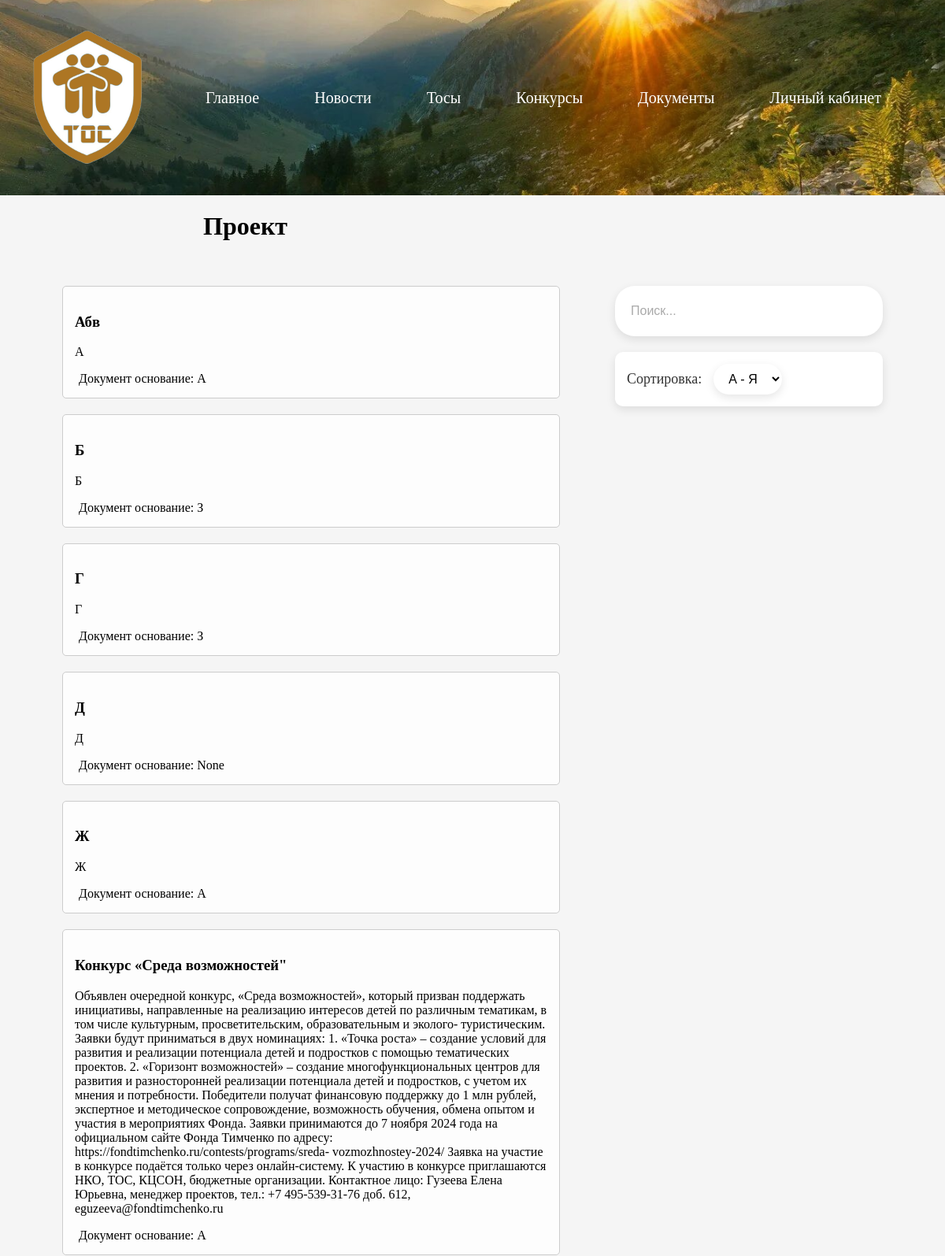
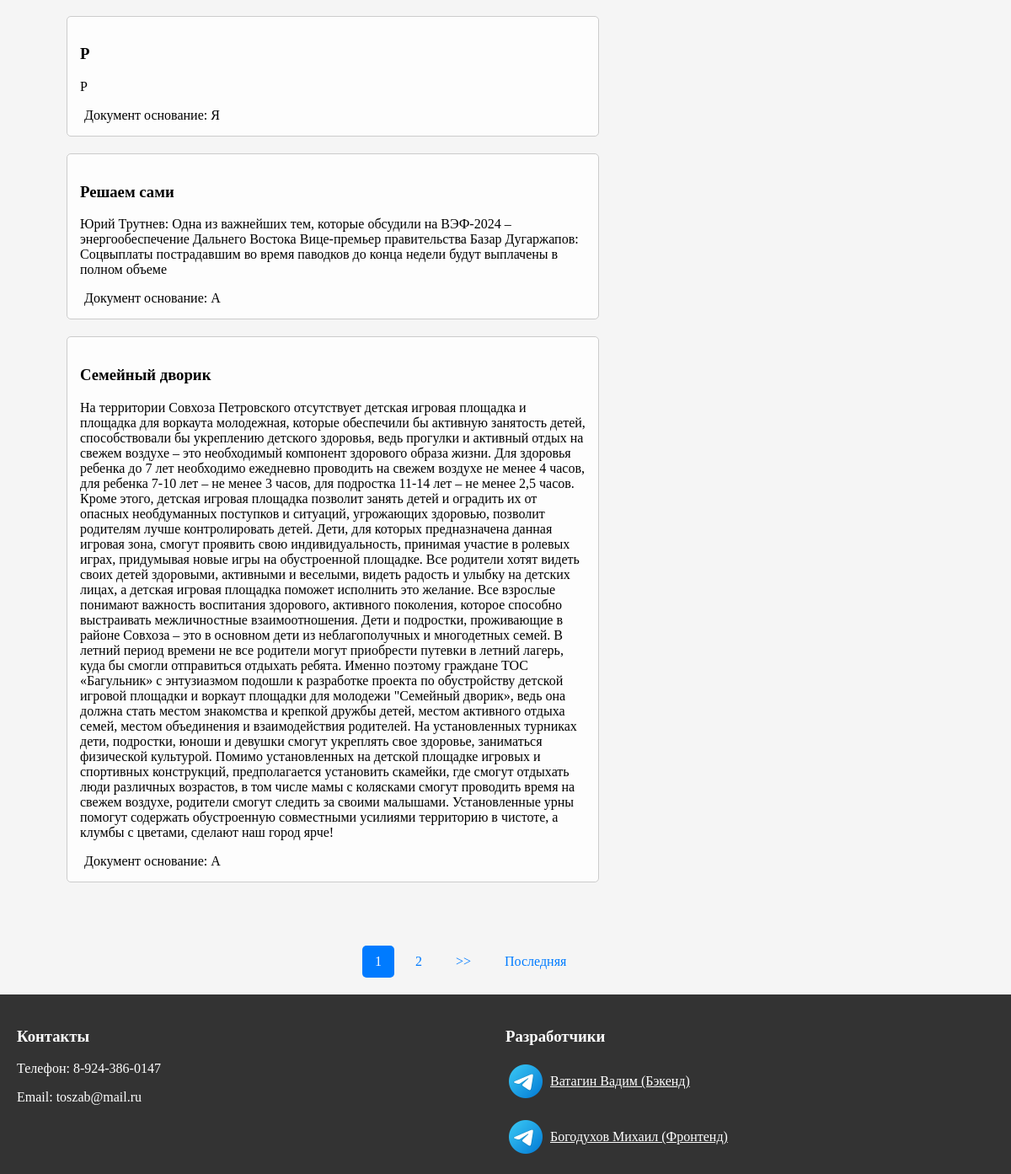
Page /Конкурсы on the committed database (2 pictures, top to bottom).
### tos/models.py (models this page shows, shortened)
class Competitions(models.Model):
    title = models.CharField(max_length=200,default='Untitled Compititons',verbose_name='Заголовок')
    text = models.TextField(default='',verbose_name='Текст')
    date = models.DateTimeField(default=timezone.now,verbose_name='Дата')
    document = models.ForeignKey('Doc',on_delete=models.SET_NULL,blank=True, null=True,verbose_name='Утвержденный документ')
    class Meta:
        verbose_name = "конкурс"
        verbose_name_plural = "конкурсы"

class Doc(models.Model):
    name = models.CharField(max_length=200, default='Untitled doc', verbose_name='Имя')
    pdf_document = models.FileField(max_length=200, upload_to='pdfs/', verbose_name='PDF Документ', blank=True, null=True)
    author = models.ForeignKey(settings.AUTH_USER_MODEL, on_delete=models.CASCADE)
    def __str__(self):
        return self.name
    class Meta:
        verbose_name = "документ"
        verbose_name_plural = "документы"

### tos/views.py (called while the page is built)
def comp(request):
    queryset = Competitions.objects.all()
    search_query = request.GET.get('search', '')
    if search_query:
        queryset = queryset.filter(title__icontains=search_query)
    sort_order = request.GET.get('sort', 'asc')
    if sort_order == 'desc':
        queryset = queryset.order_by('-title')
    else:
        queryset = queryset.order_by('title')
    paginator = Paginator(queryset, 9)
    page_number = request.GET.get('page')
    page_obj = paginator.get_page(page_number)
    context = {
        'contests': page_obj,
        'search_query': search_query,
        'sort_order': sort_order,
    }
    return render(request, "comp.html", context)

### tos/templates/comp.html (shortened to what this page needs)
<!DOCTYPE html>
{% load static %}
<html lang="ru">
<head>
    <link rel="stylesheet" href="{% static 'css/styles_con.css' %}">
</head>
<body>
    <header style="background-image: url('/media/background.jpg');">
        <a href="{% url 'home' %}" class="logo">
            <img src="{% static 'media/ic.png' %}" alt="Логотип" width="400" height="400">
        </a>
        <nav class="menu">
            <ul>
                <li><a href="{% url 'home' %}">Главное</a></li>
                <li><a href="{% url 'news' %}">Новости</a></li>
                <li><a href="{% url 'tos' %}">Тосы</a></li>
                <li><a href="{% url 'comp' %}">Конкурсы</a></li>
                <li><a href="{% url 'doc' %}">Документы</a></li>
                <li class="account"><a href="{% url 'auth' %}">Личный кабинет</a></li>
            </ul>
        </nav>
    </header>
    <h1 style="padding-left: 21.5%;">Проект</h1>
    <div class="container">
        <div class="cell left-cell">
            {% for i in contests %}
            <div class="tile">
                <h3>{{ i.title }}</h3>
                <p>{{ i.text }}</p>
                <div class="tile-footer">
                    <span>Документ основание: {{ i.document }}</span>
                </div>
            </div>
            {% endfor %}
    </div>
        <div class="cell right-cell search-cell">
            <form method="get" action="">
                <input type="text" name="search" placeholder="Поиск..." class="search-input" id="searchInput" value="{{ search_query }}" onkeyup="filterContests()">
                <div class="sort-cell">
                    <label for="sort">Сортировка:</label>
                    <select id="sort" name="sort" onchange="this.form.submit()">
                        <option value="asc" {% if sort_order == 'asc' %}selected{% endif %}>А - Я</option>
                    </select>
                </div>
            </form>
        </div>
    </div>
    <div class="pagination">
    <span class="step-links">
        {% for num in contests.paginator.page_range %}
            {% if num == contests.number %}
                <span class="current">{{ num }}</span>
            {% elif num > contests.number|add:-3 and num < contests.number|add:3 %}
                <a href="?page={{ num }}">{{ num }}</a>
            {% elif num == 1 or num == contests.paginator.num_pages %}
                <a href="?page={{ num }}">{{ num }}</a>
            {% elif not forloop.first and forloop.last %}
                <span>...</span>
            {% endif %}
        {% endfor %}
        {% if contests.has_next %}
            <a href="?page={{ contests.next_page_number }}">>></a>
            <a href="?page={{ contests.paginator.num_pages }}">Последняя</a>
        {% endif %}
    </span>
    </div>
   <footer class="footer">
    <div class="footer-column">
         <h3>Контакты</h3>
                <p>Телефон: 8-924-386-0147</p>
                <p>Email: toszab@mail.ru</p></div>
    <div class="footer-column">
    <div class="footer-column">
        <h3>Разработчики</h3>
        <a href="https://t.me/VadimV_1" class="icon" style="color: white;">
        <img src="{% static 'media/icotg.png' %}" alt="Telegram" style="color: white; vertical-align: middle;">
        Ватагин Вадим (Бэкенд)
    </a>
<br>
    <a href="https://t.me/Lamenat21" class="icon" style="color: white;">
        <img src="{% static 'media/icotg.png' %}" alt="Telegram" style="color: white; vertical-align: middle;">
        Богодухов Михаил (Фронтенд)
    </a></div>
</footer>
</body>
</html>

### tos/static/css/styles_con.css (style rules this page uses)
body { min-width: 1200px; margin: 0; background-color: #f5f5f5; color: black; }
header { display: flex; justify-content: space-between; align-items: center; background-size: cover; background-position: center; height: 200px; padding: 2%; }
.logo { display: flex; align-items: center; }
.logo img { width: 180px; height: 180px; }
.menu { display: flex; justify-content: center; margin: 0 auto; position: relative; z-index: 1; }
.menu ul { list-style: none; display: flex; margin: 0; padding: 0; }
.menu li { margin: 0 15px; position: relative; }
.menu a { font-size: 20px; text-decoration: none; color: white; padding: 10px 20px; position: relative; }
.menu a::after { content: ''; position: absolute; left: 0; bottom: -5px; width: 0; height: 2px; background-color: white; transition: width 0.3s ease; }
.container { display: flex; justify-content: center; align-items: flex-start; }
.cell { border-radius: 5px; padding: 15px; margin: 20px; }
.left-cell { display: flex; flex-direction: column; }
.search-input { width: 200px; height: 40px; padding: 5px; margin-bottom: 10px; }
.sort-cell { margin-top: 10px; }
.right-cell { display: flex; flex-direction: column; }
.tile { width: 600px; border: 1px solid #ccc; border-radius: 5px; padding: 15px; margin-bottom: 20px; background-color: rgba(255, 255, 255, 0.8); }
.tile-footer { display: flex; justify-content: space-between; }
.pagination { display: flex; padding-left:35%; margin: 20px 0; }
.step-links { display: flex; align-items: center; }
.step-links a { text-decoration: none; color: #007bff; padding: 10px 15px; margin: 0 5px; border-radius: 5px; transition: background-color 0.3s; }
.current { background-color: #007bff; color: white; padding: 10px 15px; border-radius: 5px; }
span { margin: 0 5px; }
footer { font-family:Cambria, Cochin, Georgia, Times, 'Times New Roman', serif; display: flex; justify-content: space-between; background-color: #333; color: white; padding: 20px; }
.footer-column { flex: 1; }
input[type="text"] { padding: 12px 20px; border: none; border-radius: 25px; box-shadow: 0 4px 12px rgba(0, 0, 0, 0.1); font-size: 16px; width: 300px; transition: all 0.3s ease; background-color: #ffffff; }
input[type="text"]::placeholder { color: #aaa; opacity: 1; }
.sort-cell { display: flex; align-items: center; margin-bottom: 30px; background-color: #ffffff; padding: 15px; border-radius: 10px; box-shadow: 0 4px 12px rgba(0, 0, 0, 0.1); }
.sort-cell label { margin-right: 15px; font-size: 18px; color: #333; }
select { padding: 10px 15px; border: none; border-radius: 20px; box-shadow: 0 4px 12px rgba(0, 0, 0, 0.1); font-size: 16px; background-color: #ffffff; transition: all 0.3s ease; }
.icon { display: flex; align-items: center; margin-right: 10px; }
.icon img { margin-right: 5px; }

### rows in the picture
Competitions: title "Абв", text "А", document "А"
Competitions: title "Б", text "Б", document "З"
Competitions: title "Г", text "Г", document "З"
Competitions: title "Д", text "Д", document "None"
Competitions: title "Ж", text "Ж", document "А"
Competitions: title "Конкурс «Среда возможностей\"", text "Объявлен очередной конкурс, «Среда возможностей», который призван поддержать инициативы, направленные на реализацию интересов детей по различным тематикам, в том числе культурным, просветительским, образовательным и эколого- туристическим. Заявки будут приниматься в двух номинациях: 1. «Точка роста» – создание условий для развития и реализации потенциала детей и подростков с помощью тематических проектов. 2. «Горизонт возможностей» – создание многофункциональных центров для развития и разносторонней реализации потенциала детей и подростков, с учетом их мнения и потребности. Победители получат финансовую поддержку до 1 млн рублей, экспертное и методическое сопровождение, возможность…", document "А"
Competitions: title "Р", text "Р", document "Я"
Competitions: title "Решаем сами", text "Юрий Трутнев: Одна из важнейших тем, которые обсудили на ВЭФ-2024 – энергообеспечение Дальнего Востока Вице-премьер правительства Базар Дугаржапов: Соцвыплаты пострадавшим во время паводков до конца недели будут выплачены в полном объеме", document "А"
Competitions: title "Семейный дворик", text "На территории Совхоза Петровского отсутствует детская игровая площадка и площадка для воркаута молодежная, которые обеспечили бы активную занятость детей, способствовали бы укреплению детского здоровья, ведь прогулки и активный отдых на свежем воздухе – это необходимый компонент здорового образа жизни. Для здоровья ребенка до 7 лет необходимо ежедневно проводить на свежем воздухе не менее 4 часов, для ребенка 7-10 лет – не менее 3 часов, для подростка 11-14 лет – не менее 2,5 часов. Кроме этого, детская игровая площадка позволит занять детей и оградить их от опасных необдуманных поступков и ситуаций, угрожающих здоровью, позволит родителям лучше контролировать детей. Дети, для которых…", document "А"

### other values in the picture
{{ num }} "1"
{{ num }} "2"
